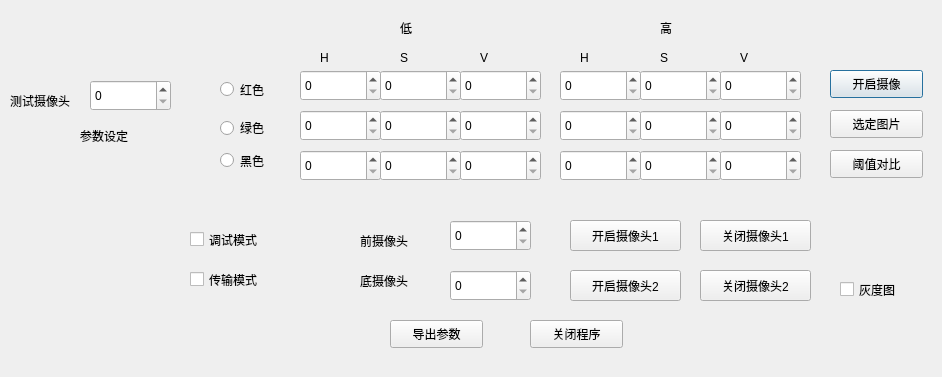
<?xml version="1.0" encoding="UTF-8"?>
<ui version="4.0">
 <class>dialog</class>
 <widget class="QDialog" name="dialog">
  <property name="geometry">
   <rect>
    <x>0</x>
    <y>0</y>
    <width>942</width>
    <height>377</height>
   </rect>
  </property>
  <property name="windowTitle">
   <string>Dialog</string>
  </property>
  <widget class="QLabel" name="label">
   <property name="geometry">
    <rect>
     <x>80</x>
     <y>120</y>
     <width>71</width>
     <height>31</height>
    </rect>
   </property>
   <property name="text">
    <string>参数设定</string>
   </property>
  </widget>
  <widget class="QLabel" name="label_5">
   <property name="geometry">
    <rect>
     <x>320</x>
     <y>50</y>
     <width>21</width>
     <height>16</height>
    </rect>
   </property>
   <property name="text">
    <string>H</string>
   </property>
  </widget>
  <widget class="QLabel" name="label_6">
   <property name="geometry">
    <rect>
     <x>660</x>
     <y>20</y>
     <width>72</width>
     <height>15</height>
    </rect>
   </property>
   <property name="text">
    <string>高</string>
   </property>
  </widget>
  <widget class="QPushButton" name="takeImage">
   <property name="geometry">
    <rect>
     <x>830</x>
     <y>70</y>
     <width>93</width>
     <height>28</height>
    </rect>
   </property>
   <property name="text">
    <string>开启摄像</string>
   </property>
  </widget>
  <widget class="QSpinBox" name="lowRedV">
   <property name="geometry">
    <rect>
     <x>460</x>
     <y>70</y>
     <width>81</width>
     <height>31</height>
    </rect>
   </property>
   <property name="maximum">
    <number>255</number>
   </property>
  </widget>
  <widget class="QSpinBox" name="frontCameraID">
   <property name="geometry">
    <rect>
     <x>450</x>
     <y>220</y>
     <width>81</width>
     <height>31</height>
    </rect>
   </property>
   <property name="maximum">
    <number>3</number>
   </property>
  </widget>
  <widget class="QLabel" name="label_7">
   <property name="geometry">
    <rect>
     <x>360</x>
     <y>230</y>
     <width>72</width>
     <height>21</height>
    </rect>
   </property>
   <property name="text">
    <string>前摄像头</string>
   </property>
  </widget>
  <widget class="QLabel" name="label_8">
   <property name="geometry">
    <rect>
     <x>360</x>
     <y>270</y>
     <width>72</width>
     <height>21</height>
    </rect>
   </property>
   <property name="text">
    <string>底摄像头</string>
   </property>
  </widget>
  <widget class="QSpinBox" name="bottomCameraID">
   <property name="geometry">
    <rect>
     <x>450</x>
     <y>270</y>
     <width>81</width>
     <height>31</height>
    </rect>
   </property>
   <property name="maximum">
    <number>3</number>
   </property>
  </widget>
  <widget class="QPushButton" name="frontCameraOpen">
   <property name="geometry">
    <rect>
     <x>570</x>
     <y>220</y>
     <width>111</width>
     <height>31</height>
    </rect>
   </property>
   <property name="text">
    <string>开启摄像头1</string>
   </property>
  </widget>
  <widget class="QPushButton" name="bottomCameraOpen">
   <property name="geometry">
    <rect>
     <x>570</x>
     <y>270</y>
     <width>111</width>
     <height>31</height>
    </rect>
   </property>
   <property name="text">
    <string>开启摄像头2</string>
   </property>
  </widget>
  <widget class="QPushButton" name="outputData">
   <property name="geometry">
    <rect>
     <x>390</x>
     <y>320</y>
     <width>93</width>
     <height>28</height>
    </rect>
   </property>
   <property name="text">
    <string>导出参数</string>
   </property>
  </widget>
  <widget class="QPushButton" name="shutDown">
   <property name="geometry">
    <rect>
     <x>530</x>
     <y>320</y>
     <width>93</width>
     <height>28</height>
    </rect>
   </property>
   <property name="text">
    <string>关闭程序</string>
   </property>
  </widget>
  <widget class="QPushButton" name="threshold">
   <property name="geometry">
    <rect>
     <x>830</x>
     <y>150</y>
     <width>93</width>
     <height>28</height>
    </rect>
   </property>
   <property name="text">
    <string>阈值对比</string>
   </property>
  </widget>
  <widget class="QSpinBox" name="lowRedH">
   <property name="geometry">
    <rect>
     <x>300</x>
     <y>70</y>
     <width>81</width>
     <height>31</height>
    </rect>
   </property>
   <property name="maximum">
    <number>255</number>
   </property>
  </widget>
  <widget class="QSpinBox" name="lowRedS">
   <property name="geometry">
    <rect>
     <x>380</x>
     <y>70</y>
     <width>81</width>
     <height>31</height>
    </rect>
   </property>
   <property name="maximum">
    <number>255</number>
   </property>
  </widget>
  <widget class="QSpinBox" name="lowGreenS">
   <property name="geometry">
    <rect>
     <x>380</x>
     <y>110</y>
     <width>81</width>
     <height>31</height>
    </rect>
   </property>
   <property name="maximum">
    <number>255</number>
   </property>
  </widget>
  <widget class="QSpinBox" name="lowGreenV">
   <property name="geometry">
    <rect>
     <x>460</x>
     <y>110</y>
     <width>81</width>
     <height>31</height>
    </rect>
   </property>
   <property name="maximum">
    <number>255</number>
   </property>
  </widget>
  <widget class="QSpinBox" name="lowGreenH">
   <property name="geometry">
    <rect>
     <x>300</x>
     <y>110</y>
     <width>81</width>
     <height>31</height>
    </rect>
   </property>
   <property name="maximum">
    <number>255</number>
   </property>
  </widget>
  <widget class="QSpinBox" name="lowBlackS">
   <property name="geometry">
    <rect>
     <x>380</x>
     <y>150</y>
     <width>81</width>
     <height>31</height>
    </rect>
   </property>
   <property name="maximum">
    <number>255</number>
   </property>
  </widget>
  <widget class="QSpinBox" name="lowBlackV">
   <property name="geometry">
    <rect>
     <x>460</x>
     <y>150</y>
     <width>81</width>
     <height>31</height>
    </rect>
   </property>
   <property name="maximum">
    <number>255</number>
   </property>
  </widget>
  <widget class="QSpinBox" name="lowBlackH">
   <property name="geometry">
    <rect>
     <x>300</x>
     <y>150</y>
     <width>81</width>
     <height>31</height>
    </rect>
   </property>
   <property name="maximum">
    <number>255</number>
   </property>
  </widget>
  <widget class="QSpinBox" name="highRedS">
   <property name="geometry">
    <rect>
     <x>640</x>
     <y>70</y>
     <width>81</width>
     <height>31</height>
    </rect>
   </property>
   <property name="maximum">
    <number>255</number>
   </property>
  </widget>
  <widget class="QSpinBox" name="highRedV">
   <property name="geometry">
    <rect>
     <x>720</x>
     <y>70</y>
     <width>81</width>
     <height>31</height>
    </rect>
   </property>
   <property name="maximum">
    <number>255</number>
   </property>
  </widget>
  <widget class="QSpinBox" name="highRedH">
   <property name="geometry">
    <rect>
     <x>560</x>
     <y>70</y>
     <width>81</width>
     <height>31</height>
    </rect>
   </property>
   <property name="maximum">
    <number>255</number>
   </property>
  </widget>
  <widget class="QSpinBox" name="highGreenS">
   <property name="geometry">
    <rect>
     <x>640</x>
     <y>110</y>
     <width>81</width>
     <height>31</height>
    </rect>
   </property>
   <property name="maximum">
    <number>255</number>
   </property>
  </widget>
  <widget class="QSpinBox" name="highGreenV">
   <property name="geometry">
    <rect>
     <x>720</x>
     <y>110</y>
     <width>81</width>
     <height>31</height>
    </rect>
   </property>
   <property name="maximum">
    <number>255</number>
   </property>
  </widget>
  <widget class="QSpinBox" name="highGreenH">
   <property name="geometry">
    <rect>
     <x>560</x>
     <y>110</y>
     <width>81</width>
     <height>31</height>
    </rect>
   </property>
   <property name="maximum">
    <number>255</number>
   </property>
  </widget>
  <widget class="QSpinBox" name="highBlackS">
   <property name="geometry">
    <rect>
     <x>640</x>
     <y>150</y>
     <width>81</width>
     <height>31</height>
    </rect>
   </property>
   <property name="maximum">
    <number>255</number>
   </property>
  </widget>
  <widget class="QSpinBox" name="highBlackV">
   <property name="geometry">
    <rect>
     <x>720</x>
     <y>150</y>
     <width>81</width>
     <height>31</height>
    </rect>
   </property>
   <property name="maximum">
    <number>255</number>
   </property>
  </widget>
  <widget class="QSpinBox" name="highBlackH">
   <property name="geometry">
    <rect>
     <x>560</x>
     <y>150</y>
     <width>81</width>
     <height>31</height>
    </rect>
   </property>
   <property name="maximum">
    <number>255</number>
   </property>
  </widget>
  <widget class="QLabel" name="label_9">
   <property name="geometry">
    <rect>
     <x>400</x>
     <y>50</y>
     <width>21</width>
     <height>16</height>
    </rect>
   </property>
   <property name="text">
    <string>S</string>
   </property>
  </widget>
  <widget class="QLabel" name="label_10">
   <property name="geometry">
    <rect>
     <x>480</x>
     <y>50</y>
     <width>21</width>
     <height>16</height>
    </rect>
   </property>
   <property name="text">
    <string>V</string>
   </property>
  </widget>
  <widget class="QLabel" name="label_11">
   <property name="geometry">
    <rect>
     <x>660</x>
     <y>50</y>
     <width>21</width>
     <height>16</height>
    </rect>
   </property>
   <property name="text">
    <string>S</string>
   </property>
  </widget>
  <widget class="QLabel" name="label_12">
   <property name="geometry">
    <rect>
     <x>740</x>
     <y>50</y>
     <width>21</width>
     <height>16</height>
    </rect>
   </property>
   <property name="text">
    <string>V</string>
   </property>
  </widget>
  <widget class="QLabel" name="label_13">
   <property name="geometry">
    <rect>
     <x>580</x>
     <y>50</y>
     <width>21</width>
     <height>16</height>
    </rect>
   </property>
   <property name="text">
    <string>H</string>
   </property>
  </widget>
  <widget class="QLabel" name="label_14">
   <property name="geometry">
    <rect>
     <x>400</x>
     <y>20</y>
     <width>72</width>
     <height>15</height>
    </rect>
   </property>
   <property name="text">
    <string>低</string>
   </property>
  </widget>
  <widget class="QCheckBox" name="debugMode">
   <property name="enabled">
    <bool>true</bool>
   </property>
   <property name="geometry">
    <rect>
     <x>190</x>
     <y>230</y>
     <width>91</width>
     <height>19</height>
    </rect>
   </property>
   <property name="text">
    <string>调试模式</string>
   </property>
  </widget>
  <widget class="QCheckBox" name="transferMode">
   <property name="geometry">
    <rect>
     <x>190</x>
     <y>270</y>
     <width>91</width>
     <height>19</height>
    </rect>
   </property>
   <property name="text">
    <string>传输模式</string>
   </property>
  </widget>
  <widget class="QSpinBox" name="testCamID">
   <property name="geometry">
    <rect>
     <x>90</x>
     <y>80</y>
     <width>81</width>
     <height>31</height>
    </rect>
   </property>
   <property name="maximum">
    <number>3</number>
   </property>
  </widget>
  <widget class="QLabel" name="label_15">
   <property name="geometry">
    <rect>
     <x>10</x>
     <y>90</y>
     <width>81</width>
     <height>21</height>
    </rect>
   </property>
   <property name="text">
    <string>测试摄像头</string>
   </property>
  </widget>
  <widget class="QPushButton" name="pickImage">
   <property name="geometry">
    <rect>
     <x>830</x>
     <y>110</y>
     <width>93</width>
     <height>28</height>
    </rect>
   </property>
   <property name="text">
    <string>选定图片</string>
   </property>
  </widget>
  <widget class="QRadioButton" name="redRadio">
   <property name="geometry">
    <rect>
     <x>220</x>
     <y>80</y>
     <width>71</width>
     <height>19</height>
    </rect>
   </property>
   <property name="text">
    <string>红色</string>
   </property>
  </widget>
  <widget class="QRadioButton" name="greenRadio">
   <property name="geometry">
    <rect>
     <x>220</x>
     <y>120</y>
     <width>61</width>
     <height>16</height>
    </rect>
   </property>
   <property name="text">
    <string>绿色</string>
   </property>
  </widget>
  <widget class="QRadioButton" name="blackRadio">
   <property name="geometry">
    <rect>
     <x>220</x>
     <y>150</y>
     <width>61</width>
     <height>21</height>
    </rect>
   </property>
   <property name="text">
    <string>黑色</string>
   </property>
  </widget>
  <widget class="QPushButton" name="frontCameraShut">
   <property name="geometry">
    <rect>
     <x>700</x>
     <y>220</y>
     <width>111</width>
     <height>31</height>
    </rect>
   </property>
   <property name="text">
    <string>关闭摄像头1</string>
   </property>
  </widget>
  <widget class="QPushButton" name="bottomCameraShut">
   <property name="geometry">
    <rect>
     <x>700</x>
     <y>270</y>
     <width>111</width>
     <height>31</height>
    </rect>
   </property>
   <property name="text">
    <string>关闭摄像头2</string>
   </property>
  </widget>
  <widget class="QCheckBox" name="grayMode">
   <property name="enabled">
    <bool>true</bool>
   </property>
   <property name="geometry">
    <rect>
     <x>840</x>
     <y>280</y>
     <width>91</width>
     <height>19</height>
    </rect>
   </property>
   <property name="text">
    <string>灰度图</string>
   </property>
  </widget>
 </widget>
 <resources/>
 <connections>
  <connection>
   <sender>frontCameraOpen</sender>
   <signal>clicked()</signal>
   <receiver>dialog</receiver>
   <slot>pressCam1()</slot>
   <hints>
    <hint type="sourcelabel">
     <x>580</x>
     <y>237</y>
    </hint>
    <hint type="destinationlabel">
     <x>706</x>
     <y>232</y>
    </hint>
   </hints>
  </connection>
  <connection>
   <sender>bottomCameraOpen</sender>
   <signal>clicked()</signal>
   <receiver>dialog</receiver>
   <slot>pressCam2()</slot>
   <hints>
    <hint type="sourcelabel">
     <x>572</x>
     <y>282</y>
    </hint>
    <hint type="destinationlabel">
     <x>753</x>
     <y>295</y>
    </hint>
   </hints>
  </connection>
  <connection>
   <sender>takeImage</sender>
   <signal>clicked()</signal>
   <receiver>dialog</receiver>
   <slot>pressCutButton()</slot>
   <hints>
    <hint type="sourcelabel">
     <x>854</x>
     <y>87</y>
    </hint>
    <hint type="destinationlabel">
     <x>808</x>
     <y>67</y>
    </hint>
   </hints>
  </connection>
  <connection>
   <sender>threshold</sender>
   <signal>clicked()</signal>
   <receiver>dialog</receiver>
   <slot>pressCmpButton()</slot>
   <hints>
    <hint type="sourcelabel">
     <x>889</x>
     <y>157</y>
    </hint>
    <hint type="destinationlabel">
     <x>876</x>
     <y>199</y>
    </hint>
   </hints>
  </connection>
  <connection>
   <sender>outputData</sender>
   <signal>clicked()</signal>
   <receiver>dialog</receiver>
   <slot>pressLog()</slot>
   <hints>
    <hint type="sourcelabel">
     <x>395</x>
     <y>321</y>
    </hint>
    <hint type="destinationlabel">
     <x>192</x>
     <y>337</y>
    </hint>
   </hints>
  </connection>
  <connection>
   <sender>shutDown</sender>
   <signal>clicked()</signal>
   <receiver>dialog</receiver>
   <slot>pressShut()</slot>
   <hints>
    <hint type="sourcelabel">
     <x>532</x>
     <y>334</y>
    </hint>
    <hint type="destinationlabel">
     <x>697</x>
     <y>341</y>
    </hint>
   </hints>
  </connection>
  <connection>
   <sender>pickImage</sender>
   <signal>clicked()</signal>
   <receiver>dialog</receiver>
   <slot>pressGetImage()</slot>
   <hints>
    <hint type="sourcelabel">
     <x>836</x>
     <y>132</y>
    </hint>
    <hint type="destinationlabel">
     <x>868</x>
     <y>133</y>
    </hint>
   </hints>
  </connection>
  <connection>
   <sender>lowRedH</sender>
   <signal>valueChanged(int)</signal>
   <receiver>dialog</receiver>
   <slot>pressCmpButton()</slot>
   <hints>
    <hint type="sourcelabel">
     <x>330</x>
     <y>96</y>
    </hint>
    <hint type="destinationlabel">
     <x>198</x>
     <y>37</y>
    </hint>
   </hints>
  </connection>
  <connection>
   <sender>lowRedS</sender>
   <signal>valueChanged(int)</signal>
   <receiver>dialog</receiver>
   <slot>pressCmpButton()</slot>
   <hints>
    <hint type="sourcelabel">
     <x>404</x>
     <y>88</y>
    </hint>
    <hint type="destinationlabel">
     <x>355</x>
     <y>29</y>
    </hint>
   </hints>
  </connection>
  <connection>
   <sender>lowRedV</sender>
   <signal>valueChanged(int)</signal>
   <receiver>dialog</receiver>
   <slot>pressCmpButton()</slot>
   <hints>
    <hint type="sourcelabel">
     <x>470</x>
     <y>90</y>
    </hint>
    <hint type="destinationlabel">
     <x>481</x>
     <y>37</y>
    </hint>
   </hints>
  </connection>
  <connection>
   <sender>highRedH</sender>
   <signal>valueChanged(int)</signal>
   <receiver>dialog</receiver>
   <slot>pressCmpButton()</slot>
   <hints>
    <hint type="sourcelabel">
     <x>591</x>
     <y>89</y>
    </hint>
    <hint type="destinationlabel">
     <x>604</x>
     <y>36</y>
    </hint>
   </hints>
  </connection>
  <connection>
   <sender>highRedS</sender>
   <signal>valueChanged(int)</signal>
   <receiver>dialog</receiver>
   <slot>pressCmpButton()</slot>
   <hints>
    <hint type="sourcelabel">
     <x>662</x>
     <y>88</y>
    </hint>
    <hint type="destinationlabel">
     <x>729</x>
     <y>36</y>
    </hint>
   </hints>
  </connection>
  <connection>
   <sender>highRedV</sender>
   <signal>valueChanged(int)</signal>
   <receiver>dialog</receiver>
   <slot>pressCmpButton()</slot>
   <hints>
    <hint type="sourcelabel">
     <x>734</x>
     <y>92</y>
    </hint>
    <hint type="destinationlabel">
     <x>852</x>
     <y>44</y>
    </hint>
   </hints>
  </connection>
  <connection>
   <sender>lowGreenH</sender>
   <signal>valueChanged(int)</signal>
   <receiver>dialog</receiver>
   <slot>pressCmpButton()</slot>
   <hints>
    <hint type="sourcelabel">
     <x>343</x>
     <y>135</y>
    </hint>
    <hint type="destinationlabel">
     <x>77</x>
     <y>182</y>
    </hint>
   </hints>
  </connection>
  <connection>
   <sender>lowGreenS</sender>
   <signal>valueChanged(int)</signal>
   <receiver>dialog</receiver>
   <slot>pressCmpButton()</slot>
   <hints>
    <hint type="sourcelabel">
     <x>420</x>
     <y>129</y>
    </hint>
    <hint type="destinationlabel">
     <x>71</x>
     <y>218</y>
    </hint>
   </hints>
  </connection>
  <connection>
   <sender>lowGreenV</sender>
   <signal>valueChanged(int)</signal>
   <receiver>dialog</receiver>
   <slot>pressCmpButton()</slot>
   <hints>
    <hint type="sourcelabel">
     <x>491</x>
     <y>116</y>
    </hint>
    <hint type="destinationlabel">
     <x>18</x>
     <y>247</y>
    </hint>
   </hints>
  </connection>
  <connection>
   <sender>highGreenH</sender>
   <signal>valueChanged(int)</signal>
   <receiver>dialog</receiver>
   <slot>pressCmpButton()</slot>
   <hints>
    <hint type="sourcelabel">
     <x>573</x>
     <y>128</y>
    </hint>
    <hint type="destinationlabel">
     <x>31</x>
     <y>290</y>
    </hint>
   </hints>
  </connection>
  <connection>
   <sender>highGreenS</sender>
   <signal>valueChanged(int)</signal>
   <receiver>dialog</receiver>
   <slot>pressCmpButton()</slot>
   <hints>
    <hint type="sourcelabel">
     <x>671</x>
     <y>131</y>
    </hint>
    <hint type="destinationlabel">
     <x>150</x>
     <y>159</y>
    </hint>
   </hints>
  </connection>
  <connection>
   <sender>highGreenV</sender>
   <signal>valueChanged(int)</signal>
   <receiver>threshold</receiver>
   <slot>click()</slot>
   <hints>
    <hint type="sourcelabel">
     <x>753</x>
     <y>137</y>
    </hint>
    <hint type="destinationlabel">
     <x>853</x>
     <y>170</y>
    </hint>
   </hints>
  </connection>
  <connection>
   <sender>highBlackV</sender>
   <signal>valueChanged(int)</signal>
   <receiver>threshold</receiver>
   <slot>click()</slot>
   <hints>
    <hint type="sourcelabel">
     <x>747</x>
     <y>176</y>
    </hint>
    <hint type="destinationlabel">
     <x>877</x>
     <y>170</y>
    </hint>
   </hints>
  </connection>
  <connection>
   <sender>highBlackS</sender>
   <signal>valueChanged(int)</signal>
   <receiver>threshold</receiver>
   <slot>click()</slot>
   <hints>
    <hint type="sourcelabel">
     <x>646</x>
     <y>169</y>
    </hint>
    <hint type="destinationlabel">
     <x>913</x>
     <y>174</y>
    </hint>
   </hints>
  </connection>
  <connection>
   <sender>highBlackH</sender>
   <signal>valueChanged(int)</signal>
   <receiver>threshold</receiver>
   <slot>click()</slot>
   <hints>
    <hint type="sourcelabel">
     <x>573</x>
     <y>177</y>
    </hint>
    <hint type="destinationlabel">
     <x>901</x>
     <y>174</y>
    </hint>
   </hints>
  </connection>
  <connection>
   <sender>lowBlackV</sender>
   <signal>valueChanged(int)</signal>
   <receiver>threshold</receiver>
   <slot>click()</slot>
   <hints>
    <hint type="sourcelabel">
     <x>487</x>
     <y>170</y>
    </hint>
    <hint type="destinationlabel">
     <x>896</x>
     <y>177</y>
    </hint>
   </hints>
  </connection>
  <connection>
   <sender>lowBlackS</sender>
   <signal>valueChanged(int)</signal>
   <receiver>threshold</receiver>
   <slot>click()</slot>
   <hints>
    <hint type="sourcelabel">
     <x>416</x>
     <y>162</y>
    </hint>
    <hint type="destinationlabel">
     <x>912</x>
     <y>173</y>
    </hint>
   </hints>
  </connection>
  <connection>
   <sender>lowBlackH</sender>
   <signal>valueChanged(int)</signal>
   <receiver>threshold</receiver>
   <slot>click()</slot>
   <hints>
    <hint type="sourcelabel">
     <x>330</x>
     <y>169</y>
    </hint>
    <hint type="destinationlabel">
     <x>887</x>
     <y>170</y>
    </hint>
   </hints>
  </connection>
  <connection>
   <sender>frontCameraShut</sender>
   <signal>clicked()</signal>
   <receiver>dialog</receiver>
   <slot>shutCam1()</slot>
   <hints>
    <hint type="sourcelabel">
     <x>800</x>
     <y>244</y>
    </hint>
    <hint type="destinationlabel">
     <x>887</x>
     <y>243</y>
    </hint>
   </hints>
  </connection>
  <connection>
   <sender>bottomCameraShut</sender>
   <signal>clicked()</signal>
   <receiver>dialog</receiver>
   <slot>shutCam2()</slot>
   <hints>
    <hint type="sourcelabel">
     <x>765</x>
     <y>282</y>
    </hint>
    <hint type="destinationlabel">
     <x>891</x>
     <y>331</y>
    </hint>
   </hints>
  </connection>
 </connections>
 <slots>
  <slot>pressCutButton()</slot>
  <slot>pressCmpButton()</slot>
  <slot>pressCam1()</slot>
  <slot>pressCam2()</slot>
  <slot>pressShut()</slot>
  <slot>pressLog()</slot>
  <slot>pressGetImage()</slot>
  <slot>shutCam1()</slot>
  <slot>shutCam2()</slot>
 </slots>
</ui>
